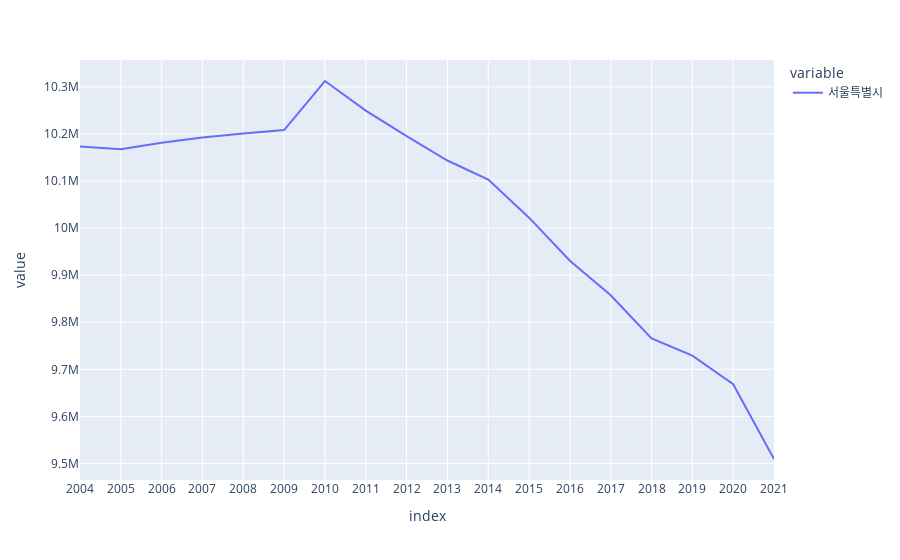

This figure's notebook cell:
### Code cell
#총인구수-서울특별시
plt.figure(figsize = (15,4))

px.line(data1['서울특별시'])

### Figure 1 — Plotly figure (JSON) as saved in the notebook; plotly's stock layout.template omitted (floating-point values rounded to 4 significant figures)
{"data": [{"hovertemplate": "variable=서울특별시<br>index=%{x}<br>value=%{y}<extra></extra>", "legendgroup": "서울특별시", "line": {"color": "#636efa", "dash": "solid"}, "marker": {"symbol": "circle"}, "mode": "lines", "name": "서울특별시", "orientation": "v", "showlegend": true, "type": "scatter", "x": ["2004", "2005", "2006", "2007", "2008", "2009", "2010", "2011", "2012", "2013", "2014", "2015", "2016", "2017", "2018", "2019", "2020", "2021"], "xaxis": "x", "y": [10173162, 10167344, 10181166, 10192710, 10200827, 10208302, 10312545, 10249679, 10195318, 10143645, 10103233, 10022181, 9930616, 9857426, 9765623, 9729107, 9668465, 9509458], "yaxis": "y"}], "layout": {"legend": {"title": {"text": "variable"}, "tracegroupgap": 0}, "margin": {"t": 60}, "xaxis": {"anchor": "y", "domain": [0, 1], "title": {"text": "index"}}, "yaxis": {"anchor": "x", "domain": [0, 1], "title": {"text": "value"}}}}
